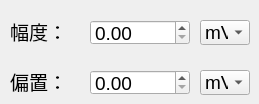
                      <widget class="QWidget" name="tab_ch1_square_vol_appoff">
                       <attribute name="title">
                        <string>幅度-偏置</string>
                       </attribute>
                       <widget class="QLabel" name="label_vol_7">
                        <property name="geometry">
                         <rect>
                          <x>10</x>
                          <y>70</y>
                          <width>76</width>
                          <height>22</height>
                         </rect>
                        </property>
                        <property name="font">
                         <font>
                          <family>Arial</family>
                          <pointsize>14</pointsize>
                         </font>
                        </property>
                        <property name="text">
                         <string>偏置：</string>
                        </property>
                       </widget>
                       <widget class="QComboBox" name="comboBox_ch1_square_vol_appoff_appunit">
                        <property name="geometry">
                         <rect>
                          <x>200</x>
                          <y>20</y>
                          <width>50</width>
                          <height>25</height>
                         </rect>
                        </property>
                        <property name="minimumSize">
                         <size>
                          <width>50</width>
                          <height>0</height>
                         </size>
                        </property>
                        <property name="maximumSize">
                         <size>
                          <width>50</width>
                          <height>16777215</height>
                         </size>
                        </property>
                        <property name="font">
                         <font>
                          <pointsize>14</pointsize>
                         </font>
                        </property>
                        <item>
                         <property name="text">
                          <string>mV</string>
                         </property>
                        </item>
                        <item>
                         <property name="text">
                          <string>V</string>
                         </property>
                        </item>
                       </widget>
                       <widget class="QComboBox" name="comboBox_ch1_square_vol_appoff_offunit">
                        <property name="geometry">
                         <rect>
                          <x>200</x>
                          <y>70</y>
                          <width>50</width>
                          <height>25</height>
                         </rect>
                        </property>
                        <property name="minimumSize">
                         <size>
                          <width>50</width>
                          <height>0</height>
                         </size>
                        </property>
                        <property name="maximumSize">
                         <size>
                          <width>50</width>
                          <height>16777215</height>
                         </size>
                        </property>
                        <property name="font">
                         <font>
                          <pointsize>14</pointsize>
                         </font>
                        </property>
                        <item>
                         <property name="text">
                          <string>mV</string>
                         </property>
                        </item>
                        <item>
                         <property name="text">
                          <string>V</string>
                         </property>
                        </item>
                       </widget>
                       <widget class="QLabel" name="label_vol_8">
                        <property name="geometry">
                         <rect>
                          <x>10</x>
                          <y>20</y>
                          <width>76</width>
                          <height>22</height>
                         </rect>
                        </property>
                        <property name="font">
                         <font>
                          <family>Arial</family>
                          <pointsize>14</pointsize>
                         </font>
                        </property>
                        <property name="text">
                         <string>幅度：</string>
                        </property>
                       </widget>
                       <widget class="QDoubleSpinBox" name="doubleSpinBox_ch1_square_vol_appoff_offpara">
                        <property name="geometry">
                         <rect>
                          <x>90</x>
                          <y>70</y>
                          <width>100</width>
                          <height>25</height>
                         </rect>
                        </property>
                        <property name="minimumSize">
                         <size>
                          <width>100</width>
                          <height>0</height>
                         </size>
                        </property>
                        <property name="maximumSize">
                         <size>
                          <width>100</width>
                          <height>16777215</height>
                         </size>
                        </property>
                        <property name="font">
                         <font>
                          <pointsize>14</pointsize>
                         </font>
                        </property>
                       </widget>
                       <widget class="QDoubleSpinBox" name="doubleSpinBox_ch1_square_vol_appoff_apppara">
                        <property name="geometry">
                         <rect>
                          <x>90</x>
                          <y>20</y>
                          <width>100</width>
                          <height>25</height>
                         </rect>
                        </property>
                        <property name="minimumSize">
                         <size>
                          <width>100</width>
                          <height>0</height>
                         </size>
                        </property>
                        <property name="maximumSize">
                         <size>
                          <width>100</width>
                          <height>16777215</height>
                         </size>
                        </property>
                        <property name="font">
                         <font>
                          <pointsize>14</pointsize>
                         </font>
                        </property>
                        <property name="minimum">
                         <double>0.000000000000000</double>
                        </property>
                       </widget>
                      </widget>
